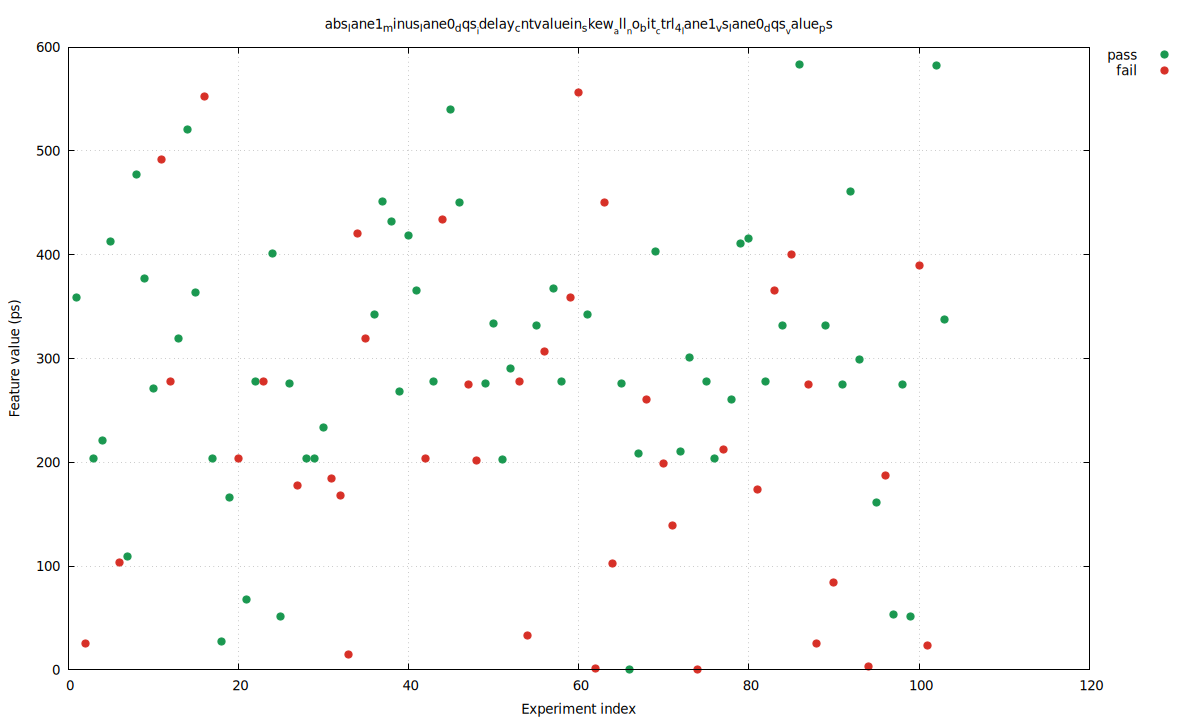

The script that saved this image:
set terminal pngcairo size 1200,720 enhanced font 'DejaVu Sans,10'
set output 'baseline_seed_31_60_skew_abs_lane1_minus_lane0_dqs_idelay_cntvaluein_skew_all_no_bit_ctrl_4_lane1_vs_lane0_dqs.png'
set datafile separator comma
set key outside right top
set grid
set xlabel 'Experiment index'
set ylabel 'Feature value (ps)'
set title 'abs_lane1_minus_lane0_dqs__idelay_cntvaluein_skew__all__no_bit__ctrl_4__lane1_vs_lane0_dqs__value_ps'
plot \
  'baseline_seed_31_60_skew_abs_lane1_minus_lane0_dqs_idelay_cntvaluein_skew_all_no_bit_ctrl_4_lane1_vs_lane0_dqs.dat' using 1:4 with points pt 7 ps 1.2 lc rgb '#1a9850' title 'pass', \
  'baseline_seed_31_60_skew_abs_lane1_minus_lane0_dqs_idelay_cntvaluein_skew_all_no_bit_ctrl_4_lane1_vs_lane0_dqs.dat' using 1:5 with points pt 7 ps 1.2 lc rgb '#d73027' title 'fail'
